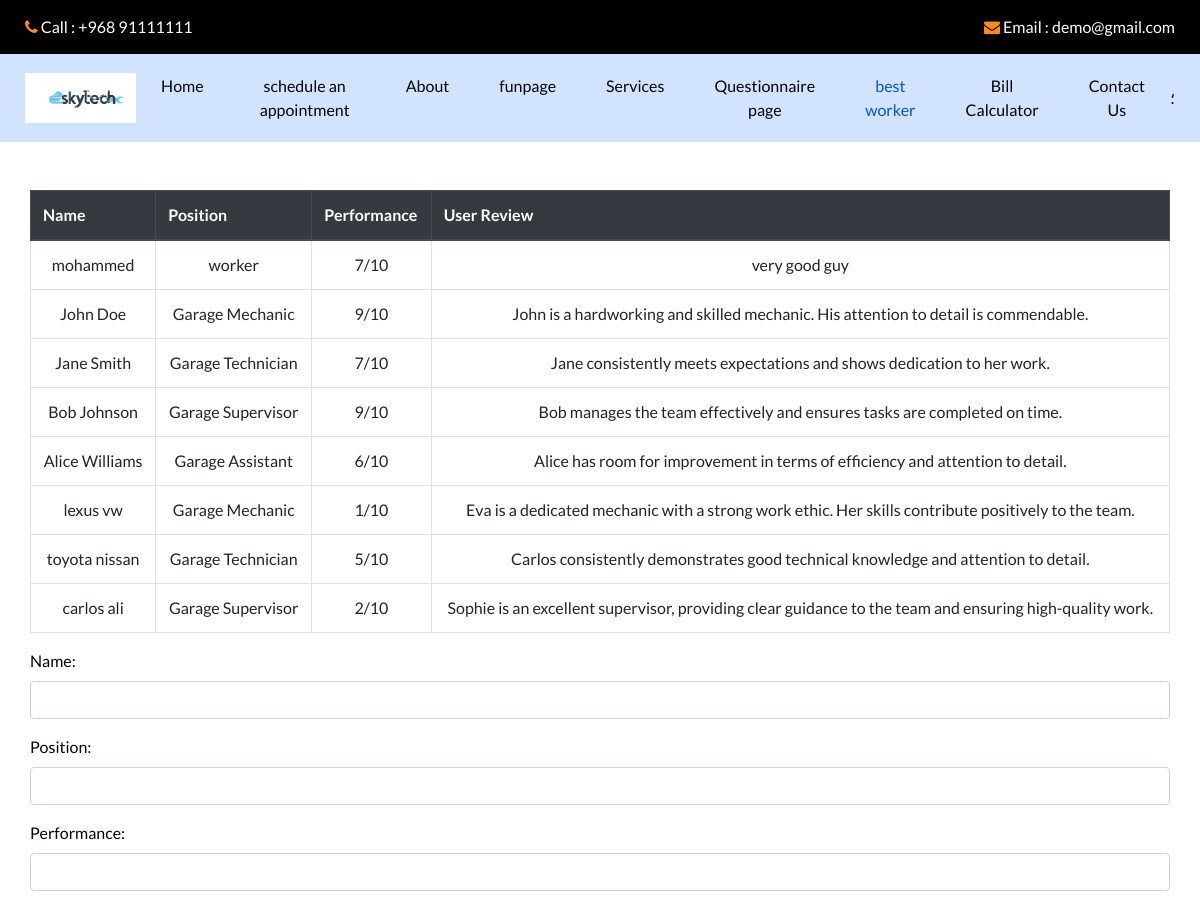
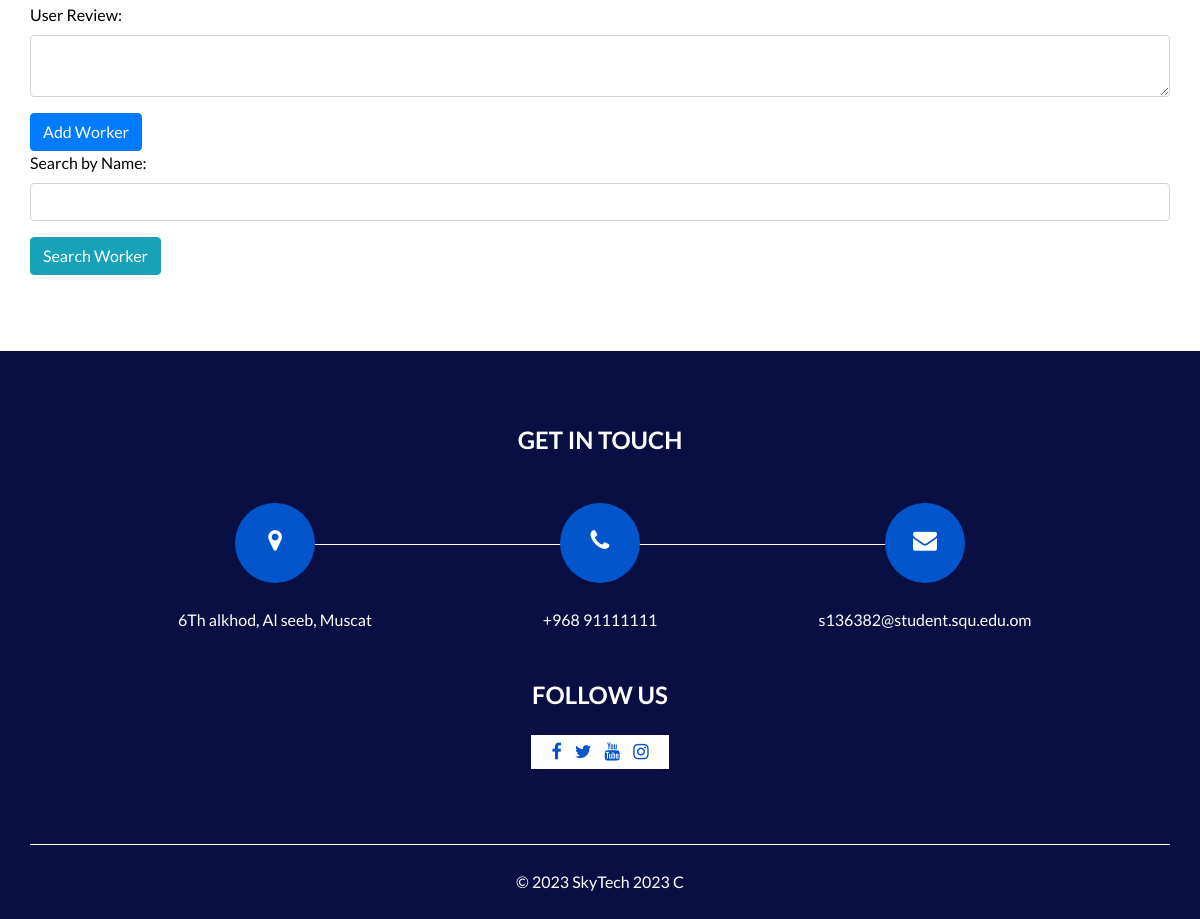
The page /bestworker.php on the database its author committed (2 pictures, top to bottom).
### tables this page shows
CREATE TABLE `workers` (
  `idworkers` int NOT NULL AUTO_INCREMENT,
  `name` varchar(45) DEFAULT NULL,
  `position` varchar(45) DEFAULT NULL,
  `performance` int DEFAULT NULL,
  `review` varchar(500) DEFAULT NULL,
  PRIMARY KEY (`idworkers`)
);

### bestworker.php (the view, shortened to what this page needs)
<!DOCTYPE html>
<html lang="en">
<head>
    <link rel="stylesheet" href="https://stackpath.bootstrapcdn.com/bootstrap/4.5.2/css/bootstrap.min.css">
    <link rel="stylesheet" type="text/css" href="https://cdnjs.cloudflare.com/ajax/libs/OwlCarousel2/2.3.4/assets/owl.carousel.min.css" />
    <link rel="stylesheet" type="text/css" href="css/bootstrap.css" />
    <link rel="stylesheet" type="text/css" href="css/font-awesome.min.css" />
    <link href="css/style.css" rel="stylesheet" />
    <link href="css/responsive.css" rel="stylesheet" />
</head>
<body>
    <div class="hero_area">
        <header class="header_section">
          <div class="header_top">
            <div class="container-fluid">
              <div class="contact_nav">
                <a href="">
                  <i class="fa fa-phone" aria-hidden="true"></i>
                  <span>
                    Call : +968 91111111
                  </span>
                </a>
                <a href="">
                  <i class="fa fa-envelope" aria-hidden="true"></i>
                  <span>
                    Email : demo@gmail.com
                  </span>
                </a>
              </div>
            </div>
          </div>
          <div class="header_bottom">
            <div class="container-fluid">
              <nav class="navbar navbar-expand-lg custom_nav-container ">
                <a class="navbar-brand" href="index.html">
                  <span>
                    <img src="./images/logo.png" style="height: 50px;" alt="">
                  </span>
                </a>
                <div class="collapse navbar-collapse" id="navbarSupportedContent">
                  <ul class="navbar-nav ">
                    <li class="nav-item ">
                      <a class="nav-link" href="index.html">Home <span class="sr-only">(current)</span></a>
                    </li>
                    <li class="nav-item">
                        <a class="nav-link" href="schedule.php">schedule an appointment</a>
                      </li>
                    <li class="nav-item">
                      <a class="nav-link" href="about.html"> About</a>
                    </li>
                    <li class="nav-item">
                      <a class="nav-link" href="funpage.html">funpage</a>
                    </li>
                    <li class="nav-item">
                      <a class="nav-link" href="service.html">Services</a>
                    </li>
                    <li class="nav-item">
                        <a class="nav-link" href="Questionnairepage.php">Questionnaire page</a>
                      </li>
                    <li class="nav-item active">
                        <a class="nav-link" href="bestworker.php">best worker</a>
                      </li>
                    <li class="nav-item">
                      <a class="nav-link" href="billCalculator.html">Bill Calculator</a>
                    </li>
                    <li class="nav-item">
                      <a class="nav-link" href="contact.html">Contact Us</a>
                    </li>
                  </ul>؛
                </div>
              </nav>
            </div>
          </div>
        </header>
      </div>
<div style="padding-bottom: 2cm;" class="container mt-5">
<?php
  class Worker {
    public $name;
    public $pos;
    public $perf;
    public $review;
    function __construct($name, $pos, $perf, $review) {
      $this->name = $name;
      $this->pos = $pos;
      $this->perf = $perf;
      $this->review = $review;
    }
    function get_name() {
      return $this->name;
    }
    function get_pos() {
      return $this->pos;
    }
    function get_perf() {
      return $this->perf;
    }
    function get_review() {
      return $this->review;
    }
  }
?>
    <table class="table table-bordered" id="workerTable">
        <thead class="thead-dark">
            <tr>
                <th>Name</th>
                <th>Position</th>
                <th>Performance</th>
                <th>User Review</th>
            </tr>
        </thead>
        <tbody id="workerTableBody" style="text-align: center;">
        <?php
          $server_name = "ulsq0qqx999wqz84.chr7pe7iynqr.eu-west-1.rds.amazonaws.com"; $username = "xe2ge1qqbdrgxdx6";
          $password = "inio92922tfakvh4"; $dbname = "seklrqnnhsqij64j";
          $conn = mysqli_connect($server_name, $username, $password, $dbname);
          $sql = "SELECT * FROM seklrqnnhsqij64j.workers";
          $workers = array();
          $result = mysqli_query($conn, $sql);
          if (mysqli_num_rows($result) > 0){
            while($row = mysqli_fetch_assoc($result)){
                array_push($workers, new Worker($row["name"], $row["position"], $row["performance"], $row["review"]));
             }
          }
          foreach ($workers as $worker) {
            echo "<tr>".
                   "<td>". $worker->get_name() ."</td>".
                   "<td>". $worker->get_pos() ."</td>".
                   "<td>". $worker->get_perf() ."/10</td>".
                   "<td>". $worker->get_review() ."</td>".
                   "</tr>";
          }
         ?>
        </tbody>
    </table>
    <form id="addWorkerForm" method="post" action="<?php echo $_SERVER["PHP_SELF"] ?>">
        <div class="form-group">
            <label for="workerName">Name:</label>
            <input type="text" class="form-control" id="workerName" name="name" required>
        </div>
        <div class="form-group">
            <label for="workerPosition">Position:</label>
            <input type="text" class="form-control" id="workerPosition" name="pos" required>
        </div>
        <div class="form-group">
            <label for="workerPerformance">Performance:</label>
            <input type="number" class="form-control" id="workerPerformance" name="perf" required>
        </div>
        <div class="form-group">
            <label for="userReview">User Review:</label>
            <textarea class="form-control" id="userReview" name="review" rows="2" required></textarea>
        </div>
        <input type="submit" class="btn btn-primary" value="Add Worker">
      </form>
    <form id="searchWorkerForm"  method="post" action="<?php echo $_SERVER["PHP_SELF"] ?>">
        <div class="form-group">
            <label for="searchName">Search by Name:</label>
            <input type="text" class="form-control" id="searchName" name="search">
        </div>
        <input  class="btn btn-info" type="submit" value="Search Worker">
    </form>
</div>
<section class="info_section">
    <div class="container">
      <h4>
        Get In Touch
      </h4>
      <div class="row">
        <div class="col-lg-10 mx-auto">
          <div class="info_items">
            <div class="row">
              <div class="col-md-4">
                <a href="">
                  <div class="item ">
                    <div class="img-box ">
                      <i class="fa fa-map-marker" aria-hidden="true"></i>
                    </div>
                    <p>
                      6Th alkhod, Al seeb, Muscat
                    </p>
                  </div>
                </a>
              </div>
              <div class="col-md-4">
                <a href="">
                  <div class="item ">
                    <div class="img-box ">
                      <i class="fa fa-phone" aria-hidden="true"></i>
                    </div>
                    <p>
                      +968 91111111
                    </p>
                  </div>
                </a>
              </div>
              <div class="col-md-4">
                <a href="">
                  <div class="item ">
                    <div class="img-box">
                      <i class="fa fa-envelope" aria-hidden="true"></i>
                    </div>
                    <p>
                        s136382@student.squ.edu.om
                    </p>
                  </div>
                </a>
              </div>
            </div>
          </div>
        </div>
      </div>
    </div>
    <div class="social-box">
      <h4>
        Follow Us
      </h4>
      <div class="box">
        <a href="">
          <i class="fa fa-facebook" aria-hidden="true"></i>
        </a>
        <a href="">
          <i class="fa fa-twitter" aria-hidden="true"></i>
        </a>
        <a href="">
          <i class="fa fa-youtube" aria-hidden="true"></i>
        </a>
        <a href="">
          <i class="fa fa-instagram" aria-hidden="true"></i>
        </a>
      </div>
    </div>
  </section>
  <footer class="footer_section">
    <div class="container">
      <p>
        &copy; <span id="displayDateYear"></span> SkyTech 2023 C
      </p>
    </div>
  </footer>
</body>
</html>

### css/style.css (style rules this page uses)
body { font-family: 'Lato', sans-serif; color: #040000; }
a, a:hover, a:focus { text-decoration: none; }
.hero_area { position: relative; background-color: #d1e3ff; }
.header_section .container-fluid { padding-right: 25px; padding-left: 25px; }
.header_section .header_top { padding: 15px 0; background-color: #000000; }
.header_section .header_top .contact_nav { display: -webkit-box; display: -ms-flexbox; display: flex; -webkit-box-pack: justify; -ms-flex-pack: justify; justify-content: space-between; }
.header_section .header_top .contact_nav a { color: #ffffff; }
.header_section .header_top .contact_nav a i { color: #ff8a1d; }
.header_section .header_bottom { padding: 10px 0; }
.navbar-brand { padding: 0; margin: 0; color: #000000; font-weight: bold; font-size: 24px; font-weight: bold; }
.navbar-brand span { color: #0355cc; text-transform: uppercase; }
.custom_nav-container { padding: 0; }
.custom_nav-container .navbar-nav { margin-left: auto; }
.custom_nav-container .navbar-nav .nav-item .nav-link { padding: 10px 25px; color: #000000; text-align: center; }
.custom_nav-container .navbar-nav .nav-item:hover .nav-link, .custom_nav-container .navbar-nav .nav-item.active .nav-link { color: #0355cc; }
.info_section { padding: 75px 0; background-color: #0a0f43; text-align: center; color: #fff; }
.info_section h4 { text-transform: uppercase; font-weight: bold; margin-bottom: 25px; }
.info_section .social-box { display: -webkit-box; display: -ms-flexbox; display: flex; -webkit-box-orient: vertical; -webkit-box-direction: normal; -ms-flex-direction: column; flex-direction: column; -webkit-box-align: center; -ms-flex-align: center; align-items: center; margin-top: 25px; }
.info_section .social-box .box { background-color: #ffffff; padding: 5px 15px; }
.info_section a { margin: 0 5px; color: #0355cc; }
.info_section a i { font-size: 18px; }
.info_items a { position: relative; }
.info_items .item { display: -webkit-box; display: -ms-flexbox; display: flex; -webkit-box-orient: vertical; -webkit-box-direction: normal; -ms-flex-direction: column; flex-direction: column; -webkit-box-align: center; -ms-flex-align: center; align-items: center; text-align: center; }
.info_items .item .img-box { width: 80px; height: 80px; border-radius: 100%; background-color: #ffffff; background-repeat: no-repeat; background-position: center; text-align: center; line-height: 80px; background-color: #0355cc; color: #ffffff; }
.info_items .item .img-box i { font-size: 24px; }
.info_items .item p { margin-top: 25px; color: #fff; margin-bottom: 0; background-color: #0a0f43; }
.info_items { position: relative; }
.info_items::before { content: ""; position: absolute; top: 65px; width: 75%; height: 1px; background-color: #fff; left: 50%; -webkit-transform: translateX(-50%); transform: translateX(-50%); }
.footer_section { background-color: #0a0f43; }
.footer_section p { margin: 0; padding: 25px 0; color: #ffffff; text-align: center; border-top: 0.8px solid #ffffff; }

### css/responsive.css (style rules this page uses)
@media (min-width: 1200px) { .container { max-width: 1170px; } }

### rows shown on the page
workers: name "mohammed", position "worker", performance "7", review "very good guy"
workers: name "John Doe", position "Garage Mechanic", performance "9", review "John is a hardworking and skilled mechanic. His attention to detail is commendable."
workers: name "Jane Smith", position "Garage Technician", performance "7", review "Jane consistently meets expectations and shows dedication to her work."
workers: name "Bob Johnson", position "Garage Supervisor", performance "9", review "Bob manages the team effectively and ensures tasks are completed on time."
workers: name "Alice Williams", position "Garage Assistant", performance "6", review "Alice has room for improvement in terms of efficiency and attention to detail."
workers: name "lexus vw", position "Garage Mechanic", performance "1", review "Eva is a dedicated mechanic with a strong work ethic. Her skills contribute positively to the team."
workers: name "toyota nissan", position "Garage Technician", performance "5", review "Carlos consistently demonstrates good technical knowledge and attention to detail."
workers: name "carlos ali", position "Garage Supervisor", performance "2", review "Sophie is an excellent supervisor, providing clear guidance to the team and ensuring high-quality work."
